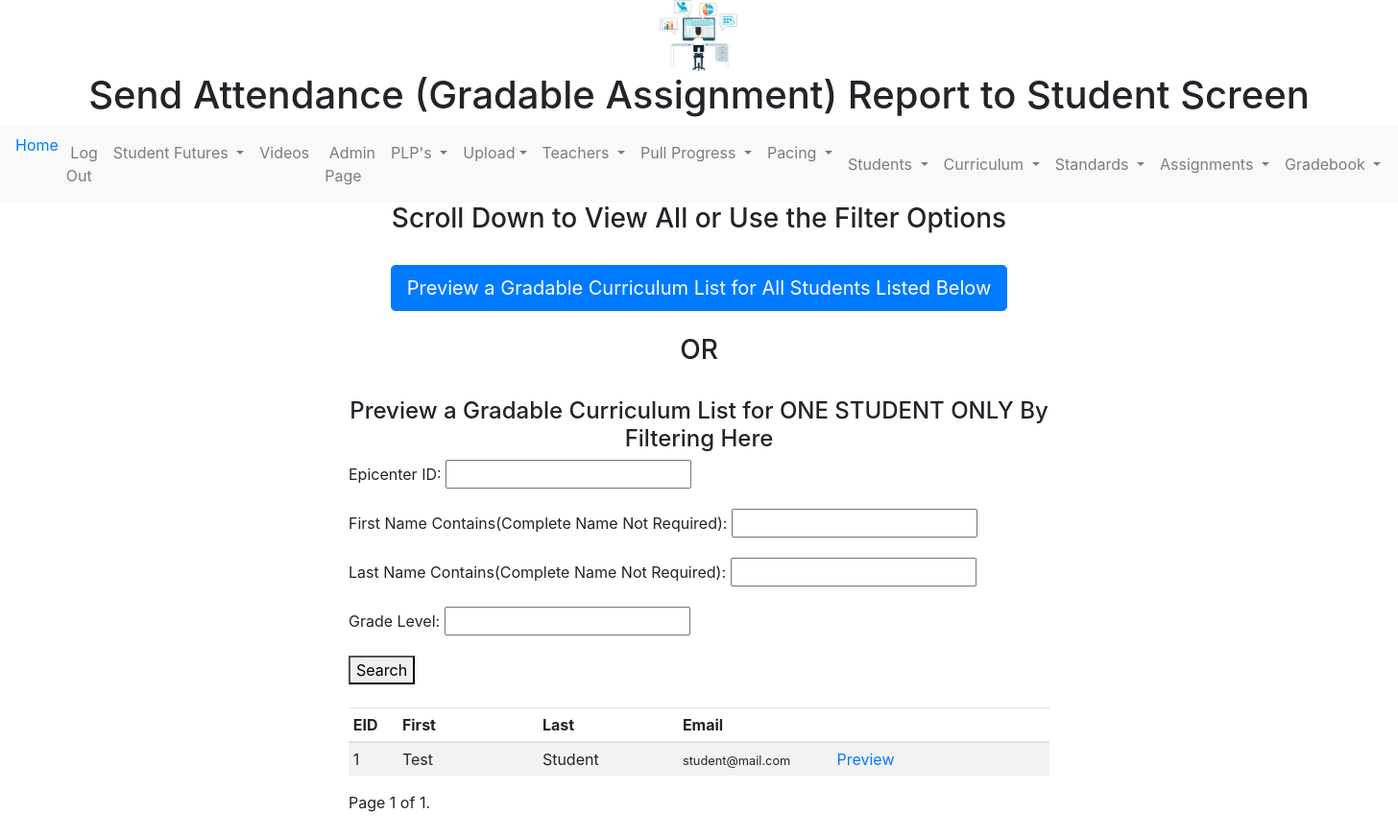
The app's page /process-gradable/ (signed in) with its own data.
### mygrades/models.py (models this page shows, shortened)
class Student(models.Model):
    GRADELEVEL = [
        ("PK", "Pre-K"),
        ("K", "K"),
        ("1", "1"),
        ("2", "2"),
        ("3", "3"),
        ("4", "4"),
        ("5", "5"),
        ("6", "6"),
        ("7", "7"),
        ("8", "8"),
        ("High School", "High School"),
    ]
    epicenter_id = models.CharField(
        null=False, blank=False, unique=True, max_length=10
    )
    last_name = models.CharField(null=False, max_length=50)
    first_name = models.CharField(null=False, max_length=50)
    email = models.EmailField(null=False, max_length=120)
    phone_number = models.CharField(null=False, max_length=50)
    additional_email = models.EmailField(max_length=120, null=True)
    additional_phone_number = models.CharField(max_length=20, null=True)
    grade = models.CharField(max_length=20, choices=GRADELEVEL, null=False)
    curriculum = models.ForeignKey('curriculum', null=True, blank=True, on_delete=models.SET_NULL)
    teacher_email = models.CharField(max_length=75, null=False)
    birthdate = models.DateField(max_length=30, null=True)
    goog_calendar = models.CharField(max_length=200, null=True)

### mygrades/views.py (the view)
# urls.py: path("process-gradable/", process_gradable_home, name="process_gradable"),
@login_required
def process_gradable_home(request):
    template_name = "student_gradable_home.html"
    title = "Send Attendance (Gradable Assignment) Report to Student Screen"
    qs = Student.objects.filter(teacher_email=request.user.email)
    student_filter = StudentFilter(request.GET, queryset=qs)
    p = Paginator(student_filter.qs, 10)
    page = request.GET.get('page',1)
    object_list = p.get_page(page)
    context = {"object_list": object_list, "filter": student_filter, "title": title}
    return render(request, template_name, context)

### mygrades/templates/student_gradable_home.html (shortened to what this page needs)
{% extends "base.html" %}
{% block content %}
<h3 align="center"> Scroll Down to View All or Use the Filter Options </h3>
<br/>
<center>
    <a class="btn btn-primary btn-lg" href="{% url "process_gradable_step1" %}?{{ filter.form.data.urlencode }}" role="button">Preview a Gradable Curriculum List for All Students Listed Below</a><br/><br/>
    <h3>OR</h3><br/>
</center>
<h4 align="center">Preview a Gradable Curriculum List for ONE STUDENT ONLY By Filtering Here</h4>
<form method="get">
    {{ filter.form.as_p }}
    <button type="submit">Search</button>
</form>
<br/>
<table class="table table-sm table-striped">
<thead>
<tr>
  <th style="width: 7%">EID</th>
  <th style="width: 20%">First</th>
  <th style="width: 20%">Last</th>
  <th style="width: 22%">Email</th>
  <th></th>
</tr>
<thead>
<tbody>
{% for object in object_list %}
{% include 'student_gradable_inline.html'%}
{% endfor %}
</tbody>
</table>
<div class="pagination">
    <span class="step-links">
        <span class="current">
            Page {{ object_list.number }} of {{ object_list.paginator.num_pages }}.
        </span>
    </span>
</div>
{% endblock %}

### mygrades/templates/student_gradable_inline.html
<tr>
    <td>{{ object.epicenter_id }}</td><td>{{ object.first_name }}</td><td>{{ object.last_name }}</td><td><small>{{ object.email }}</small></td><td><a href='{% url "process_gradable_step1" %}?student_pk={{ object.pk }}' >Preview</a></td>
</tr>

### records on screen
Student: epicenter_id "1", first_name "Test", last_name "Student", email "student@mail.com"

### other values on screen
{{ title }} "Send Attendance (Gradable Assignment) Report to Student Screen"
{{ object_list.number }} "1"
{{ object_list.paginator.num_pages }} "1"
